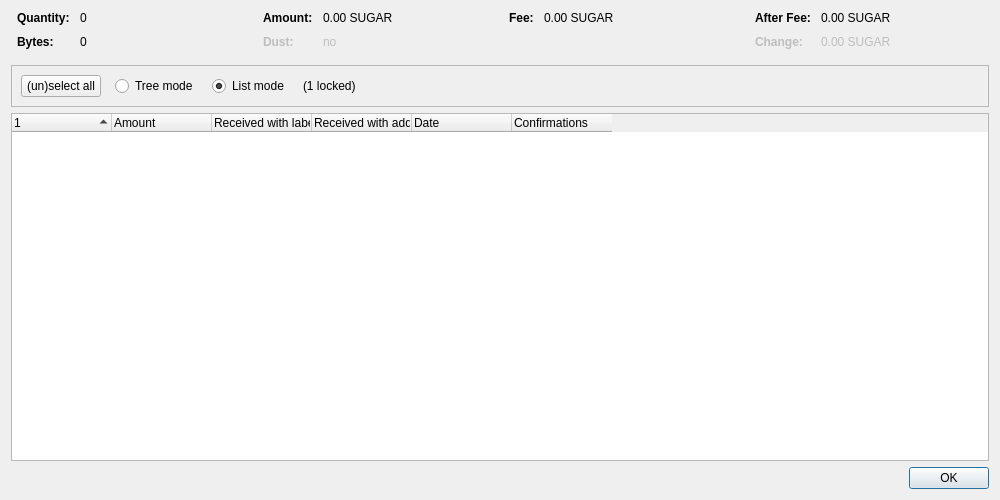
<?xml version="1.0" encoding="UTF-8"?>
<ui version="4.0">
 <class>CoinControlDialog</class>
 <widget class="QDialog" name="CoinControlDialog">
  <property name="geometry">
   <rect>
    <x>0</x>
    <y>0</y>
    <width>1000</width>
    <height>500</height>
   </rect>
  </property>
  <property name="windowTitle">
   <string>Coin Selection</string>
  </property>
  <layout class="QVBoxLayout" name="verticalLayout">
   <item>
    <layout class="QHBoxLayout" name="horizontalLayoutTop" stretch="0,0,0,0">
     <property name="topMargin">
      <number>0</number>
     </property>
     <property name="bottomMargin">
      <number>10</number>
     </property>
     <item>
      <layout class="QFormLayout" name="formLayoutCoinControl1">
       <property name="horizontalSpacing">
        <number>10</number>
       </property>
       <property name="verticalSpacing">
        <number>10</number>
       </property>
       <property name="leftMargin">
        <number>6</number>
       </property>
       <property name="rightMargin">
        <number>6</number>
       </property>
       <item row="0" column="0">
        <widget class="QLabel" name="labelCoinControlQuantityText">
         <property name="font">
          <font>
           <weight>75</weight>
           <bold>true</bold>
          </font>
         </property>
         <property name="text">
          <string>Quantity:</string>
         </property>
        </widget>
       </item>
       <item row="0" column="1">
        <widget class="QLabel" name="labelCoinControlQuantity">
         <property name="cursor">
          <cursorShape>IBeamCursor</cursorShape>
         </property>
         <property name="contextMenuPolicy">
          <enum>Qt::ActionsContextMenu</enum>
         </property>
         <property name="text">
          <string notr="true">0</string>
         </property>
         <property name="textInteractionFlags">
          <set>Qt::LinksAccessibleByMouse|Qt::TextSelectableByKeyboard|Qt::TextSelectableByMouse</set>
         </property>
        </widget>
       </item>
       <item row="1" column="0">
        <widget class="QLabel" name="labelCoinControlBytesText">
         <property name="font">
          <font>
           <weight>75</weight>
           <bold>true</bold>
          </font>
         </property>
         <property name="text">
          <string>Bytes:</string>
         </property>
        </widget>
       </item>
       <item row="1" column="1">
        <widget class="QLabel" name="labelCoinControlBytes">
         <property name="cursor">
          <cursorShape>IBeamCursor</cursorShape>
         </property>
         <property name="contextMenuPolicy">
          <enum>Qt::ActionsContextMenu</enum>
         </property>
         <property name="text">
          <string notr="true">0</string>
         </property>
         <property name="textInteractionFlags">
          <set>Qt::LinksAccessibleByMouse|Qt::TextSelectableByKeyboard|Qt::TextSelectableByMouse</set>
         </property>
        </widget>
       </item>
      </layout>
     </item>
     <item>
      <layout class="QFormLayout" name="formLayoutCoinControl2">
       <property name="horizontalSpacing">
        <number>10</number>
       </property>
       <property name="verticalSpacing">
        <number>10</number>
       </property>
       <property name="leftMargin">
        <number>6</number>
       </property>
       <property name="rightMargin">
        <number>6</number>
       </property>
       <item row="0" column="0">
        <widget class="QLabel" name="labelCoinControlAmountText">
         <property name="font">
          <font>
           <weight>75</weight>
           <bold>true</bold>
          </font>
         </property>
         <property name="text">
          <string>Amount:</string>
         </property>
        </widget>
       </item>
       <item row="0" column="1">
        <widget class="QLabel" name="labelCoinControlAmount">
         <property name="cursor">
          <cursorShape>IBeamCursor</cursorShape>
         </property>
         <property name="contextMenuPolicy">
          <enum>Qt::ActionsContextMenu</enum>
         </property>
         <property name="text">
          <string notr="true">0.00 SUGAR</string>
         </property>
         <property name="textInteractionFlags">
          <set>Qt::LinksAccessibleByMouse|Qt::TextSelectableByKeyboard|Qt::TextSelectableByMouse</set>
         </property>
        </widget>
       </item>
       <item row="1" column="0">
        <widget class="QLabel" name="labelCoinControlLowOutputText">
         <property name="enabled">
          <bool>false</bool>
         </property>
         <property name="font">
          <font>
           <weight>75</weight>
           <bold>true</bold>
          </font>
         </property>
         <property name="text">
          <string>Dust:</string>
         </property>
        </widget>
       </item>
       <item row="1" column="1">
        <widget class="QLabel" name="labelCoinControlLowOutput">
         <property name="enabled">
          <bool>false</bool>
         </property>
         <property name="cursor">
          <cursorShape>IBeamCursor</cursorShape>
         </property>
         <property name="contextMenuPolicy">
          <enum>Qt::ActionsContextMenu</enum>
         </property>
         <property name="text">
          <string notr="true">no</string>
         </property>
         <property name="textInteractionFlags">
          <set>Qt::LinksAccessibleByMouse|Qt::TextSelectableByKeyboard|Qt::TextSelectableByMouse</set>
         </property>
        </widget>
       </item>
      </layout>
     </item>
     <item>
      <layout class="QFormLayout" name="formLayoutCoinControl3">
       <property name="horizontalSpacing">
        <number>10</number>
       </property>
       <property name="verticalSpacing">
        <number>10</number>
       </property>
       <property name="leftMargin">
        <number>6</number>
       </property>
       <property name="rightMargin">
        <number>6</number>
       </property>
       <item row="0" column="0">
        <widget class="QLabel" name="labelCoinControlFeeText">
         <property name="font">
          <font>
           <weight>75</weight>
           <bold>true</bold>
          </font>
         </property>
         <property name="text">
          <string>Fee:</string>
         </property>
        </widget>
       </item>
       <item row="0" column="1">
        <widget class="QLabel" name="labelCoinControlFee">
         <property name="cursor">
          <cursorShape>IBeamCursor</cursorShape>
         </property>
         <property name="contextMenuPolicy">
          <enum>Qt::ActionsContextMenu</enum>
         </property>
         <property name="text">
          <string notr="true">0.00 SUGAR</string>
         </property>
         <property name="textInteractionFlags">
          <set>Qt::LinksAccessibleByMouse|Qt::TextSelectableByKeyboard|Qt::TextSelectableByMouse</set>
         </property>
        </widget>
       </item>
      </layout>
     </item>
     <item>
      <layout class="QFormLayout" name="formLayoutCoinControl4">
       <property name="horizontalSpacing">
        <number>10</number>
       </property>
       <property name="verticalSpacing">
        <number>10</number>
       </property>
       <property name="leftMargin">
        <number>6</number>
       </property>
       <property name="rightMargin">
        <number>6</number>
       </property>
       <item row="0" column="0">
        <widget class="QLabel" name="labelCoinControlAfterFeeText">
         <property name="font">
          <font>
           <weight>75</weight>
           <bold>true</bold>
          </font>
         </property>
         <property name="text">
          <string>After Fee:</string>
         </property>
        </widget>
       </item>
       <item row="0" column="1">
        <widget class="QLabel" name="labelCoinControlAfterFee">
         <property name="cursor">
          <cursorShape>IBeamCursor</cursorShape>
         </property>
         <property name="contextMenuPolicy">
          <enum>Qt::ActionsContextMenu</enum>
         </property>
         <property name="text">
          <string notr="true">0.00 SUGAR</string>
         </property>
         <property name="textInteractionFlags">
          <set>Qt::LinksAccessibleByMouse|Qt::TextSelectableByKeyboard|Qt::TextSelectableByMouse</set>
         </property>
        </widget>
       </item>
       <item row="1" column="0">
        <widget class="QLabel" name="labelCoinControlChangeText">
         <property name="enabled">
          <bool>false</bool>
         </property>
         <property name="font">
          <font>
           <weight>75</weight>
           <bold>true</bold>
          </font>
         </property>
         <property name="text">
          <string>Change:</string>
         </property>
        </widget>
       </item>
       <item row="1" column="1">
        <widget class="QLabel" name="labelCoinControlChange">
         <property name="enabled">
          <bool>false</bool>
         </property>
         <property name="cursor">
          <cursorShape>IBeamCursor</cursorShape>
         </property>
         <property name="contextMenuPolicy">
          <enum>Qt::ActionsContextMenu</enum>
         </property>
         <property name="text">
          <string notr="true">0.00 SUGAR</string>
         </property>
         <property name="textInteractionFlags">
          <set>Qt::LinksAccessibleByMouse|Qt::TextSelectableByKeyboard|Qt::TextSelectableByMouse</set>
         </property>
        </widget>
       </item>
      </layout>
     </item>
    </layout>
   </item>
   <item>
    <widget class="QFrame" name="frame">
     <property name="minimumSize">
      <size>
       <width>0</width>
       <height>40</height>
      </size>
     </property>
     <property name="frameShape">
      <enum>QFrame::StyledPanel</enum>
     </property>
     <property name="frameShadow">
      <enum>QFrame::Sunken</enum>
     </property>
     <layout class="QHBoxLayout" name="horizontalLayout">
      <item>
       <layout class="QHBoxLayout" name="horizontalLayoutPanel" stretch="0,0,0,0,0">
        <property name="spacing">
         <number>14</number>
        </property>
        <item>
         <widget class="QPushButton" name="pushButtonSelectAll">
          <property name="sizePolicy">
           <sizepolicy hsizetype="Maximum" vsizetype="Fixed">
            <horstretch>0</horstretch>
            <verstretch>0</verstretch>
           </sizepolicy>
          </property>
          <property name="text">
           <string>(un)select all</string>
          </property>
          <property name="autoDefault">
           <bool>false</bool>
          </property>
         </widget>
        </item>
        <item>
         <widget class="QRadioButton" name="radioTreeMode">
          <property name="sizePolicy">
           <sizepolicy hsizetype="Maximum" vsizetype="Fixed">
            <horstretch>0</horstretch>
            <verstretch>0</verstretch>
           </sizepolicy>
          </property>
          <property name="text">
           <string>Tree mode</string>
          </property>
         </widget>
        </item>
        <item>
         <widget class="QRadioButton" name="radioListMode">
          <property name="sizePolicy">
           <sizepolicy hsizetype="Maximum" vsizetype="Fixed">
            <horstretch>0</horstretch>
            <verstretch>0</verstretch>
           </sizepolicy>
          </property>
          <property name="text">
           <string>List mode</string>
          </property>
          <property name="checked">
           <bool>true</bool>
          </property>
         </widget>
        </item>
        <item>
         <widget class="QLabel" name="labelLocked">
          <property name="text">
           <string notr="true">(1 locked)</string>
          </property>
         </widget>
        </item>
        <item>
         <spacer name="horizontalSpacer">
          <property name="orientation">
           <enum>Qt::Horizontal</enum>
          </property>
          <property name="sizeHint" stdset="0">
           <size>
            <width>40</width>
            <height>20</height>
           </size>
          </property>
         </spacer>
        </item>
       </layout>
      </item>
     </layout>
    </widget>
   </item>
   <item>
    <widget class="CoinControlTreeWidget" name="treeWidget">
     <property name="contextMenuPolicy">
      <enum>Qt::CustomContextMenu</enum>
     </property>
     <property name="sortingEnabled">
      <bool>false</bool>
     </property>
     <property name="columnCount">
      <number>6</number>
     </property>
     <attribute name="headerShowSortIndicator" stdset="0">
      <bool>true</bool>
     </attribute>
     <attribute name="headerStretchLastSection">
      <bool>false</bool>
     </attribute>
     <column>
      <property name="text">
       <string/>
      </property>
     </column>
     <column>
      <property name="text">
       <string>Amount</string>
      </property>
     </column>
     <column>
      <property name="text">
       <string>Received with label</string>
      </property>
     </column>
     <column>
      <property name="text">
       <string>Received with address</string>
      </property>
     </column>
     <column>
      <property name="text">
       <string>Date</string>
      </property>
     </column>
     <column>
      <property name="text">
       <string>Confirmations</string>
      </property>
      <property name="toolTip">
       <string>Confirmed</string>
      </property>
     </column>
     <column>
      <property name="text">
       <string/>
      </property>
     </column>
     <column>
      <property name="text">
       <string/>
      </property>
     </column>
     <column>
      <property name="text">
       <string/>
      </property>
     </column>
     <column>
      <property name="text">
       <string/>
      </property>
     </column>
    </widget>
   </item>
   <item>
    <widget class="QDialogButtonBox" name="buttonBox">
     <property name="orientation">
      <enum>Qt::Horizontal</enum>
     </property>
     <property name="standardButtons">
      <set>QDialogButtonBox::Ok</set>
     </property>
    </widget>
   </item>
  </layout>
 </widget>
 <customwidgets>
  <customwidget>
   <class>CoinControlTreeWidget</class>
   <extends>QTreeWidget</extends>
   <header>qt/coincontroltreewidget.h</header>
  </customwidget>
 </customwidgets>
 <resources/>
 <connections/>
</ui>
